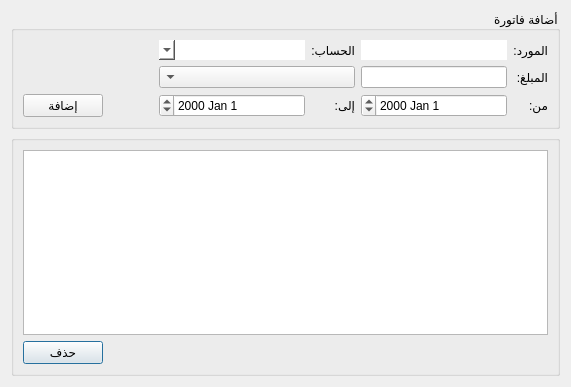
<?xml version="1.0" encoding="UTF-8"?>
<ui version="4.0">
 <class>Dialog</class>
 <widget class="QDialog" name="Dialog">
  <property name="geometry">
   <rect>
    <x>0</x>
    <y>0</y>
    <width>571</width>
    <height>387</height>
   </rect>
  </property>
  <property name="windowTitle">
   <string>Dialog</string>
  </property>
  <property name="layoutDirection">
   <enum>Qt::RightToLeft</enum>
  </property>
  <layout class="QGridLayout" name="gridLayout_3">
   <item row="1" column="0">
    <widget class="QGroupBox" name="groupBox_2">
     <property name="title">
      <string/>
     </property>
     <layout class="QGridLayout" name="gridLayout_2">
      <item row="1" column="0">
       <spacer name="horizontalSpacer_2">
        <property name="orientation">
         <enum>Qt::Horizontal</enum>
        </property>
        <property name="sizeHint" stdset="0">
         <size>
          <width>431</width>
          <height>20</height>
         </size>
        </property>
       </spacer>
      </item>
      <item row="0" column="0" colspan="2">
       <widget class="QTableWidget" name="resource_invoices_table"/>
      </item>
      <item row="1" column="1">
       <widget class="QPushButton" name="delete_btn">
        <property name="text">
         <string>حذف</string>
        </property>
       </widget>
      </item>
     </layout>
    </widget>
   </item>
   <item row="0" column="0">
    <widget class="QGroupBox" name="groupBox">
     <property name="title">
      <string>أضافة فاتورة</string>
     </property>
     <layout class="QGridLayout" name="gridLayout">
      <item row="0" column="0">
       <widget class="QLabel" name="label">
        <property name="text">
         <string>المورد:</string>
        </property>
       </widget>
      </item>
      <item row="0" column="1">
       <widget class="QLineEdit" name="name_input">
        <property name="enabled">
         <bool>false</bool>
        </property>
        <property name="maximumSize">
         <size>
          <width>9999999</width>
          <height>16777215</height>
         </size>
        </property>
        <property name="styleSheet">
         <string notr="true">background-color:white;
color:black;
border-style: none;
height:20;</string>
        </property>
       </widget>
      </item>
      <item row="0" column="2">
       <widget class="QLabel" name="label_2">
        <property name="text">
         <string>الحساب:</string>
        </property>
       </widget>
      </item>
      <item row="0" column="3">
       <widget class="QComboBox" name="account_combobox">
        <property name="enabled">
         <bool>false</bool>
        </property>
        <property name="sizePolicy">
         <sizepolicy hsizetype="Expanding" vsizetype="Fixed">
          <horstretch>0</horstretch>
          <verstretch>0</verstretch>
         </sizepolicy>
        </property>
        <property name="maximumSize">
         <size>
          <width>9999999</width>
          <height>16777215</height>
         </size>
        </property>
        <property name="styleSheet">
         <string notr="true">background-color:white;
color:black;
border-style: none;
height:20;</string>
        </property>
       </widget>
      </item>
      <item row="1" column="0">
       <widget class="QLabel" name="label_3">
        <property name="text">
         <string>المبلغ:</string>
        </property>
       </widget>
      </item>
      <item row="1" column="1">
       <widget class="QLineEdit" name="price_input">
        <property name="maximumSize">
         <size>
          <width>9999999</width>
          <height>16777215</height>
         </size>
        </property>
       </widget>
      </item>
      <item row="1" column="2" colspan="2">
       <widget class="QComboBox" name="currency_combobox">
        <property name="sizePolicy">
         <sizepolicy hsizetype="Expanding" vsizetype="Fixed">
          <horstretch>0</horstretch>
          <verstretch>0</verstretch>
         </sizepolicy>
        </property>
        <property name="maximumSize">
         <size>
          <width>9999999</width>
          <height>16777215</height>
         </size>
        </property>
       </widget>
      </item>
      <item row="2" column="0">
       <widget class="QLabel" name="label_4">
        <property name="text">
         <string>من:</string>
        </property>
       </widget>
      </item>
      <item row="2" column="1">
       <widget class="QDateEdit" name="from_date_input"/>
      </item>
      <item row="2" column="2">
       <widget class="QLabel" name="label_5">
        <property name="text">
         <string>إلى:</string>
        </property>
       </widget>
      </item>
      <item row="2" column="3">
       <widget class="QDateEdit" name="to_date_input"/>
      </item>
      <item row="2" column="4">
       <spacer name="horizontalSpacer">
        <property name="orientation">
         <enum>Qt::Horizontal</enum>
        </property>
        <property name="sizeType">
         <enum>QSizePolicy::Fixed</enum>
        </property>
        <property name="sizeHint" stdset="0">
         <size>
          <width>50</width>
          <height>20</height>
         </size>
        </property>
       </spacer>
      </item>
      <item row="2" column="5">
       <widget class="QPushButton" name="add_btn">
        <property name="text">
         <string>إضافة</string>
        </property>
       </widget>
      </item>
     </layout>
    </widget>
   </item>
  </layout>
 </widget>
 <resources/>
 <connections/>
</ui>
